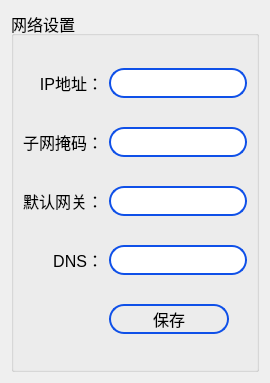
<?xml version="1.0" encoding="UTF-8"?>
<ui version="4.0">
 <class>NetSettingDlg</class>
 <widget class="QWidget" name="NetSettingDlg">
  <property name="geometry">
   <rect>
    <x>0</x>
    <y>0</y>
    <width>270</width>
    <height>383</height>
   </rect>
  </property>
  <property name="windowTitle">
   <string>Form</string>
  </property>
  <layout class="QVBoxLayout" name="verticalLayout">
   <item>
    <widget class="QGroupBox" name="groupBox_4">
     <property name="font">
      <font>
       <pointsize>12</pointsize>
      </font>
     </property>
     <property name="styleSheet">
      <string notr="true">QGroupBox{border:2px solid black;};</string>
     </property>
     <property name="title">
      <string>网络设置</string>
     </property>
     <property name="flat">
      <bool>false</bool>
     </property>
     <layout class="QGridLayout" name="gridLayout_4">
      <item row="1" column="1">
       <widget class="QLineEdit" name="lineEdit_mask">
        <property name="maximumSize">
         <size>
          <width>16777215</width>
          <height>30</height>
         </size>
        </property>
        <property name="styleSheet">
         <string notr="true">QLineEdit{
border:2px solid rgb(15,80,232);
border-radius:15px
}</string>
        </property>
       </widget>
      </item>
      <item row="6" column="1">
       <widget class="QPushButton" name="pushButton_4">
        <property name="maximumSize">
         <size>
          <width>120</width>
          <height>30</height>
         </size>
        </property>
        <property name="styleSheet">
         <string notr="true">QPushButton{
border:2px solid rgb(15,80,232);
border-radius:15px
}</string>
        </property>
        <property name="text">
         <string>保存</string>
        </property>
       </widget>
      </item>
      <item row="4" column="1">
       <widget class="QLineEdit" name="lineEdit_6">
        <property name="maximumSize">
         <size>
          <width>16777215</width>
          <height>30</height>
         </size>
        </property>
        <property name="styleSheet">
         <string notr="true">QLineEdit{
border:2px solid rgb(15,80,232);
border-radius:15px
}</string>
        </property>
       </widget>
      </item>
      <item row="2" column="0">
       <widget class="QLabel" name="label_7">
        <property name="text">
         <string>默认网关：</string>
        </property>
        <property name="alignment">
         <set>Qt::AlignRight|Qt::AlignTrailing|Qt::AlignVCenter</set>
        </property>
       </widget>
      </item>
      <item row="4" column="0">
       <widget class="QLabel" name="label_8">
        <property name="text">
         <string>DNS：</string>
        </property>
        <property name="alignment">
         <set>Qt::AlignRight|Qt::AlignTrailing|Qt::AlignVCenter</set>
        </property>
       </widget>
      </item>
      <item row="0" column="0">
       <widget class="QLabel" name="label_5">
        <property name="text">
         <string>IP地址：</string>
        </property>
        <property name="alignment">
         <set>Qt::AlignRight|Qt::AlignTrailing|Qt::AlignVCenter</set>
        </property>
       </widget>
      </item>
      <item row="0" column="1">
       <widget class="QLineEdit" name="lineEdit_ip">
        <property name="maximumSize">
         <size>
          <width>16777215</width>
          <height>30</height>
         </size>
        </property>
        <property name="styleSheet">
         <string notr="true">QLineEdit{
border:2px solid rgb(15,80,232);
border-radius:15px
}</string>
        </property>
       </widget>
      </item>
      <item row="1" column="0">
       <widget class="QLabel" name="label_6">
        <property name="text">
         <string>子网掩码：</string>
        </property>
        <property name="alignment">
         <set>Qt::AlignRight|Qt::AlignTrailing|Qt::AlignVCenter</set>
        </property>
       </widget>
      </item>
      <item row="2" column="1">
       <widget class="QLineEdit" name="lineEdit_gate">
        <property name="maximumSize">
         <size>
          <width>16777215</width>
          <height>30</height>
         </size>
        </property>
        <property name="styleSheet">
         <string notr="true">QLineEdit{
border:2px solid rgb(15,80,232);
border-radius:15px
}</string>
        </property>
       </widget>
      </item>
     </layout>
    </widget>
   </item>
  </layout>
 </widget>
 <resources/>
 <connections/>
</ui>
